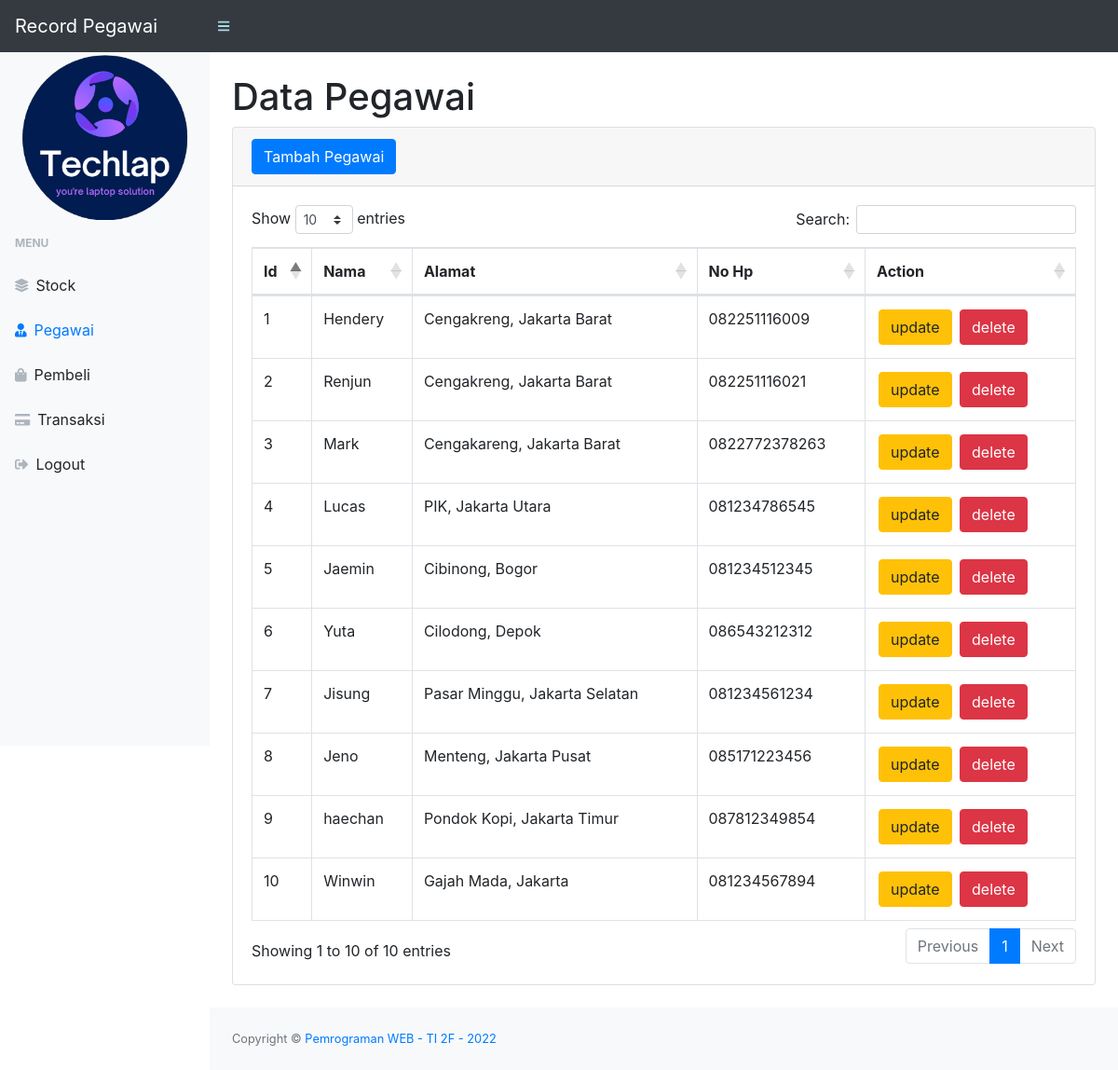
The app's page /pegawai.php (signed in) with its own data.
### tables this page shows
CREATE TABLE `pegawai` (
  `id_pegawai` int(11) NOT NULL,
  `nama_pgw` varchar(25) DEFAULT NULL,
  `alamat_pgw` varchar(50) DEFAULT NULL,
  `telp_pgw` varchar(13) DEFAULT NULL
);

### pegawai.php (the view, shortened to what this page needs)
<?php
require 'function.php';
?>
<!DOCTYPE html>
<html lang="en">
<head>
    <link href="css/style.css" rel="stylesheet" />
    <link href="https://cdn.datatables.net/1.10.20/css/dataTables.bootstrap4.min.css" rel="stylesheet" />
</head>
<body class="sb-nav-fixed">
    <nav class="sb-topnav navbar navbar-expand navbar-dark bg-dark">
        <a class="navbar-brand" href="index.php">Record Pegawai</a>
        <button class="btn btn-link btn-sm order-1 order-lg-0" id="sidebarToggle" href="#"><i class="fas fa-bars"></i></button>
    </nav>
    <div id="layoutSidenav">
        <div id="layoutSidenav_nav">
            <nav class="sb-sidenav accordion sb-sidenav-light" id="sidenavAccordion">
                <div class="sb-sidenav-menu">
                    <div class="nav">
                        <div>
                           <center> <img src="assets/img/logo.png" style="width: 180px" alt=""></center>
                        </div>
                        <div class="sb-sidenav-menu-heading">Menu</div>
                        <a class="nav-link" href="index.php">
                            <div class="sb-nav-link-icon"><i class="fas fa-layer-group"></i></div>
                            Stock
                        </a>
                        <a class="nav-link" href="pegawai.php">
                            <div class="sb-nav-link-icon"><i class="fas fa-user-tie"></i></div>
                            Pegawai
                        </a>
                        <a class="nav-link" href="pembeli.php">
                            <div class="sb-nav-link-icon"><i class="fas fa-shopping-bag"></i></div>
                            Pembeli
                        </a>
                        <a class="nav-link" href="transaksi.php">
                            <div class="sb-nav-link-icon"><i class="fas fa-credit-card"></i></div>
                            Transaksi
                        </a>
                        <a class="nav-link" href="logout.php">
                            <div class="sb-nav-link-icon"><i class="fas fa-sign-out-alt"></i></div>
                            Logout
                        </a>
                    </div>
                </div>
            </nav>
        </div>
        <div id="layoutSidenav_content">
        <main>
                <div class="container-fluid">
                    <h1 class="mt-4">Data Pegawai</h1>
                    <div class="card mb-4">
                        <div class="card-header">
                            <button type="button" class="btn btn-primary" data-toggle="modal" data-target="#pgwmodal">
                                Tambah Pegawai
                            </button>
                        </div>
                        <div class="card-body">
                            <div class="table-responsive">
                                <table class="table table-bordered" id="dataTable" width="100%" cellspacing="0">
                                    <thead>
                                        <tr>
                                            <th>Id</th>
                                            <th>Nama</th>
                                            <th>Alamat</th>
                                            <th>No Hp</th>
                                            <th>Action</th>
                                        </tr>
                                    </thead>
                                    <tbody>
                                        <?php
                                        $viewpegawai = mysqli_query($conn, "SELECT * FROM `pegawai`");
                                        while ($data = mysqli_fetch_array($viewpegawai)) {
                                            $id_pgw = $data['id_pegawai'];
                                            $nama = $data['nama_pgw'];
                                            $alamat = $data['alamat_pgw'];
                                            $no_hp = $data['telp_pgw'];
                                        ?>
                                            <tr>
                                                <td><?= $id_pgw; ?></td>
                                                <td><?= $nama; ?></td>
                                                <td><?= $alamat; ?></td>
                                                <td><?= $no_hp; ?></td>
                                                <td>
                                                    <button style="margin: 2px;" type="button" class="btn btn-warning" data-toggle="modal" data-target="#pgwmodalupdate<?= $id_pgw; ?>">update</button>
                                                    <button style="margin: 2px;" type="button" class="btn btn-danger" data-toggle="modal" data-target="#pgwmodaldelete<?= $id_pgw; ?>">delete</button>
                                                </td>
                                            </tr>
                                        <?php
                                        };
                                        ?>
                                    </tbody>
                                </table>
                            </div>
                        </div>
                    </div>
                </div>
            </main>
            <footer class="py-4 bg-light mt-auto">
                <div class="container-fluid">
                    <div class="d-flex align-items-center justify-content-between small">
                        <div class="text-muted">Copyright &copy; <a href="#" style="text-decoration:none;">Pemrograman WEB - TI 2F - 2022</a></div>
                    </div>
                </div>
            </footer>
        </div>
    </div>
</body>
</html>

### records on screen
pegawai: id_pegawai "1", nama_pgw "Hendery", alamat_pgw "Cengakreng, Jakarta Barat", telp_pgw "082251116009"
pegawai: id_pegawai "2", nama_pgw "Renjun", alamat_pgw "Cengakreng, Jakarta Barat", telp_pgw "082251116021"
pegawai: id_pegawai "3", nama_pgw "Mark", alamat_pgw "Cengakareng, Jakarta Barat", telp_pgw "0822772378263"
pegawai: id_pegawai "4", nama_pgw "Lucas", alamat_pgw "PIK, Jakarta Utara", telp_pgw "081234786545"
pegawai: id_pegawai "5", nama_pgw "Jaemin", alamat_pgw "Cibinong, Bogor", telp_pgw "081234512345"
pegawai: id_pegawai "6", nama_pgw "Yuta", alamat_pgw "Cilodong, Depok", telp_pgw "086543212312"
pegawai: id_pegawai "7", nama_pgw "Jisung", alamat_pgw "Pasar Minggu, Jakarta Selatan", telp_pgw "081234561234"
pegawai: id_pegawai "8", nama_pgw "Jeno", alamat_pgw "Menteng, Jakarta Pusat", telp_pgw "085171223456"
pegawai: id_pegawai "9", nama_pgw "haechan", alamat_pgw "Pondok Kopi, Jakarta Timur", telp_pgw "087812349854"
pegawai: id_pegawai "10", nama_pgw "Winwin", alamat_pgw "Gajah Mada, Jakarta", telp_pgw "081234567894"
